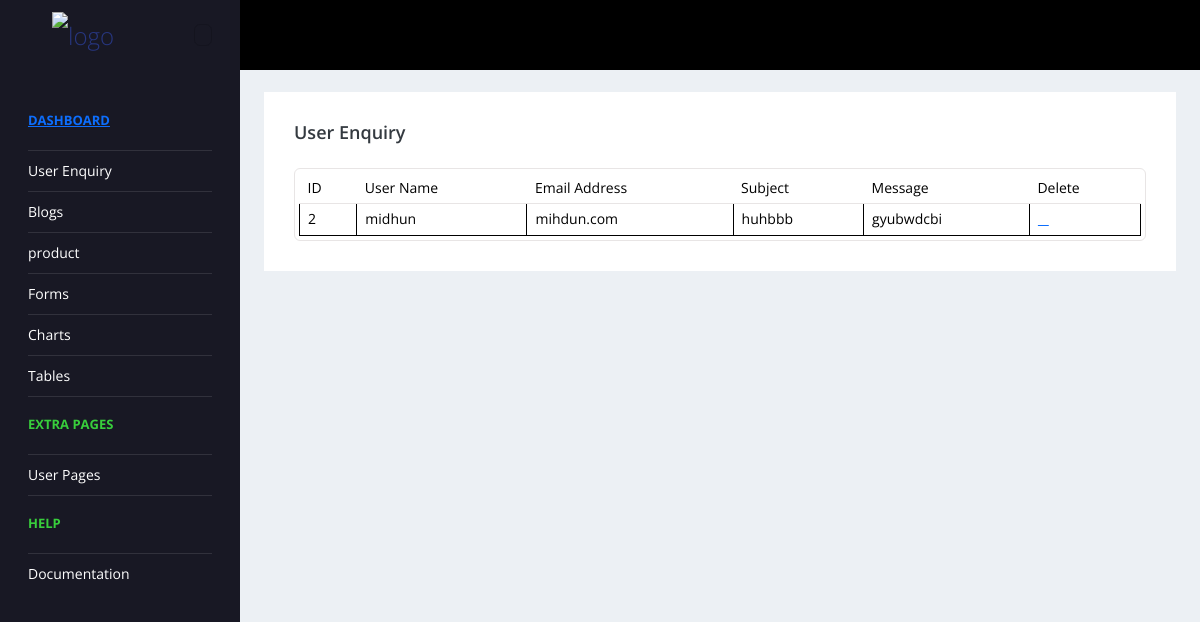
The app's page /midhun@123/admin_contact, older data.
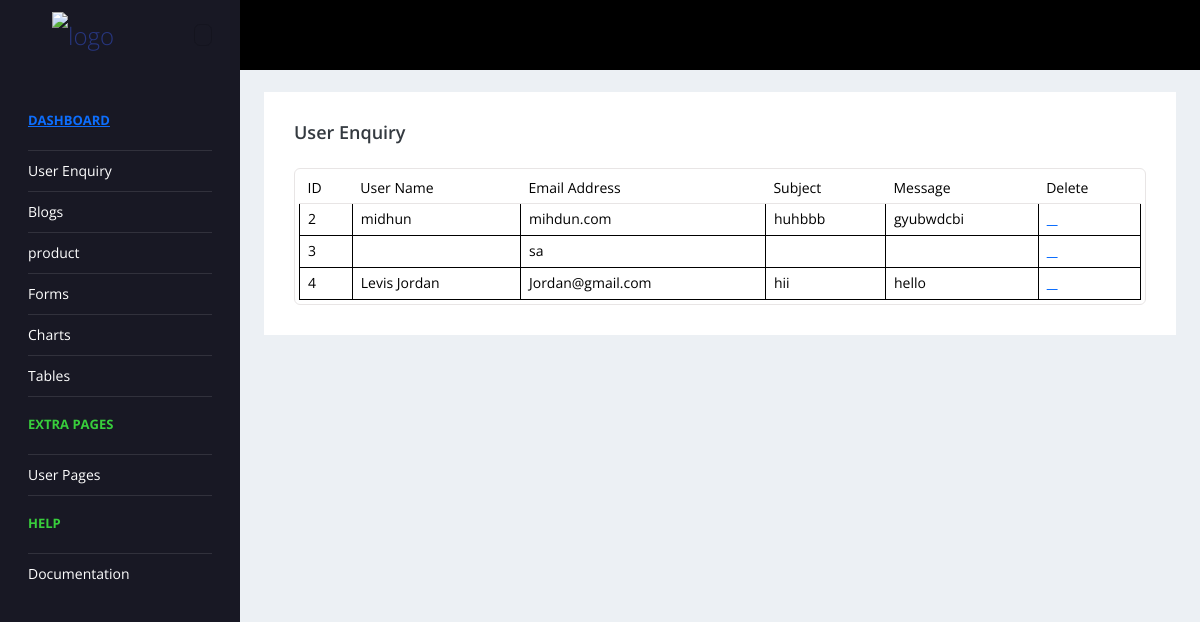
The same page, newer data.
### admin_app/models.py (models this page shows)
class Enquiry(models.Model):
    name= models.CharField(max_length=15)
    email =models.EmailField(max_length=15)
    subject =models.CharField(max_length=50)
    message =models.TextField(max_length=100)

### admin_app/views.py (the view)
# urls.py: path('admin_contact',admin_contact,name="admin_enquiry"),
def admin_contact(request):
    data =Enquiry.objects.all()
    return render(request,'admin_templates/admin_contact.html',{'key':data})

### templates/admin_templates/admin_contact.html
{% extends 'admin_templates/admin_header_footer.html'%}
{% load static %}
{% block content %}
<div class="main-panel">
    <div class="content-wrapper">
<div class="row">
    <div class="col-md-12 grid-margin stretch-card">
      <div class="card">
        <div class="card-body">
          <div class="d-sm-flex align-items-center mb-4">
            <h4 class="card-title mb-sm-0">User Enquiry</h4>
          </div>
          <div class="table-responsive border rounded p-1">
            <table class="table">
              <thead>
                <tr>
                  <th class="font-weight-bold">ID</th>
                  <th class="font-weight-bold">User Name</th>
                  <th class="font-weight-bold">Email Address</th>
                  <th class="font-weight-bold">Subject</th>
                  <th class="font-weight-bold">Message</th>
                  <th class="font-weight-bold">Delete</th>
                </tr>
              </thead>
              <tbody>
                {% for i in key %}
                <tr style="border: solid 1px;">
                    <td style="border: solid 1px;">{{i.id}}</td>
                    <td style="border: solid 1px;">{{i.name}}</td>
                    <td style="border: solid 1px;">{{i.email}}</td>
                    <td style="border: solid 1px;">{{i.subject}}</td>
                    <td style="border: solid 1px;">{{i.message}}</td>
                    <td style="border: solid 1px;"><a href="{% url 'delete_enquiry' i.id %}">
                      <i class="icon-trash menu-icon" style="color: red;"></i>
                    </a></td>
                </tr>
                {% endfor %}
              </tbody>
            </table>
          </div>
        </div>
      </div>
    </div>
  </div>
    </div>
</div>
{% endblock %}

Row changes from the older to the newer data that the page shows:
added Enquiry: id "3", email "sa"
added Enquiry: id "4", name "Levis Jordan", email "Jordan@gmail.com", subject "hii", message "hello"
